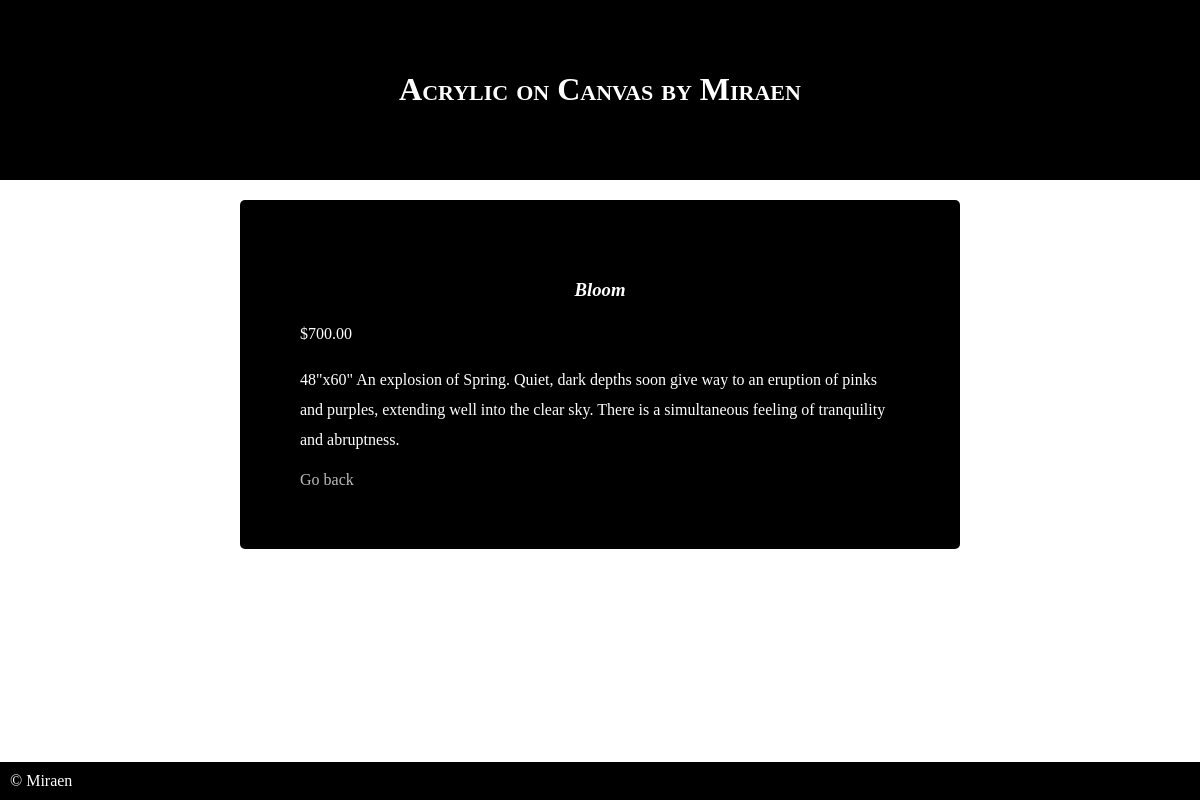
Screenshot of /products/2/ with the database file from the repository.
### myapp/models.py (models this page shows)
class Product(models.Model):
    name = models.CharField(max_length=255)
    price = models.DecimalField(max_digits=10, decimal_places=2,)
    description = models.TextField()

### myapp/views.py (the view)
# urls.py: path('products/<int:id>/', views.product_detail, name='product_detail'),
def product_detail(request, id):
    product = get_object_or_404(Product, id=id)
    return render(request, 'pages/show.html', {'product': product})

### myapp/templates/pages/show.html
{% extends "base.html" %}
{% block content %}
<section id="painting">
    <h3>{{ product.name }}</h3>
    <p>${{ product.price }}</p>
    <p>{{ product.description }}</p>
    <a href="{% url 'product_list' %}">Go back</a>
</section>
{% endblock %}

### static/store-app.css (style rules this page uses)
body { display: flex; flex-direction: column; min-height: 100vh; margin: 0px; }
h3 { font-family: 'Garamond', serif; font-style: italic; text-align: center; }
a { transition: color 0.3s ease-in-out; }
#painting { background-color: black; border-radius: 5px; color: white; display: block; max-width: 600px; margin: auto; margin-top: 20px; margin-bottom: 20px; padding: 60px; }
p { line-height: 30px; }
#painting a { color: rgb(187, 187, 187); text-decoration: none; }

### rows the page displays
Product: name "Bloom", price "700.00", description "48\"x60\" An explosion of Spring. Quiet, dark depths soon give way to an eruption of pinks and purples, extending well into the clear sky. There is a simultaneous feeling of tranquility and abruptness."
